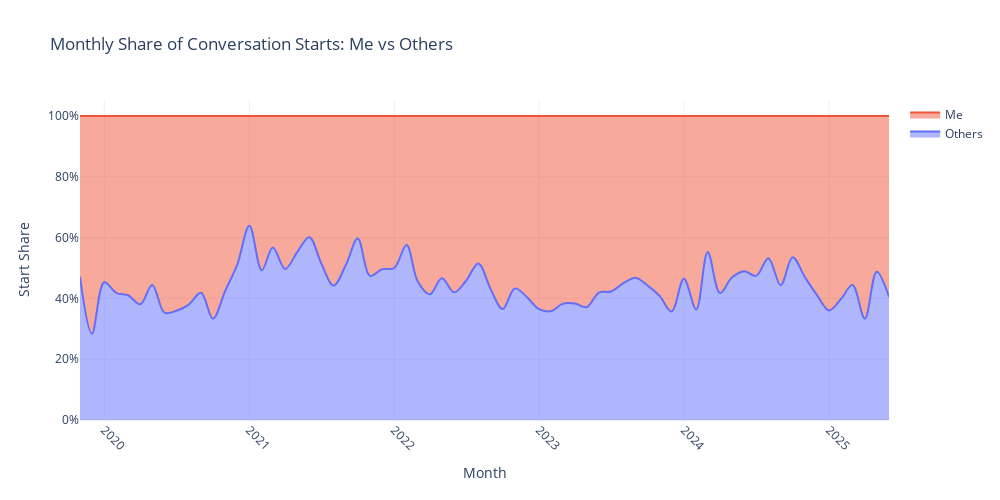

Notebook code cell kept with this figure:
### Markdown cell above
## Conversation Starter

### Code cell
def calculate_time_diff_by_id(df, time_col, id_col):
    df = df.sort_values(by=[id_col, time_col])
    df['prev_time'] = df.groupby(id_col)[time_col].shift(1)
    df['time_diff'] = df[time_col] - df['prev_time']
    df = df.drop('prev_time', axis=1)
    df['conversationStarter'] = ~(df['time_diff'] < datetime.timedelta(hours=24))
    df = df[df['conversationStarter']].drop(['conversationStarter', 'time_diff'], axis=1)
    return df

preprocessed_message_with_diff_df = calculate_time_diff_by_id(preprocessed_message_df.copy(), 'date', 'chat_id')

sender_monthly = preprocessed_message_with_diff_df.groupby(
    ['month', 'from_me']).size().unstack(fill_value=0)
sender_monthly.columns = ['Others', 'Me']

sender_share = sender_monthly.div(sender_monthly.sum(axis=1), axis=0)

fig = go.Figure()

for sender in sender_share.columns:
    fig.add_trace(go.Scatter(
        x=sender_share.index,
        y=sender_share[sender],
        mode='lines',
        name=sender,
        stackgroup='one',
        line=dict(shape='spline'),
        hovertemplate='%{fullData.name}: %{y:.2%}<extra></extra>'
    ))

fig.update_layout(
    title='Monthly Share of Conversation Starts: Me vs Others',
    xaxis_title='Month',
    yaxis_title='Start Share',
    yaxis=dict(tickformat='.0%'),
    hovermode='x unified',
    template='plotly_white',
    width=1000,
    height=500
)

fig.update_xaxes(tickangle=45)
fig.show()
fig.write_image(os.path.join(PLOT_DIR, "start_share.png"), width=1000)

### Figure 1 — Plotly figure (JSON) as saved in the notebook; plotly's stock layout.template omitted (floating-point values rounded to 4 significant figures)
{"data": [{"hovertemplate": "%{fullData.name}: %{y:.2%}<extra></extra>", "line": {"shape": "spline"}, "mode": "lines", "name": "Others", "stackgroup": "one", "type": "scatter", "x": ["2019-11", "2019-12", "2020-01", "2020-02", "2020-03", "2020-04", "2020-05", "2020-06", "2020-07", "2020-08", "2020-09", "2020-10", "2020-11", "2020-12", "2021-01", "2021-02", "2021-03", "2021-04", "2021-05", "2021-06", "2021-07", "2021-08", "2021-09", "2021-10", "2021-11", "2021-12", "2022-01", "2022-02", "2022-03", "2022-04", "2022-05", "2022-06", "2022-07", "2022-08", "2022-09", "2022-10", "2022-11", "2022-12", "2023-01", "2023-02", "2023-03", "2023-04", "2023-05", "2023-06", "2023-07", "2023-08", "2023-09", "2023-10", "2023-11", "2023-12", "2024-01", "2024-02", "2024-03", "2024-04", "2024-05", "2024-06", "2024-07", "2024-08", "2024-09", "2024-10", "2024-11", "2024-12", "2025-01", "2025-02", "2025-03", "2025-04", "2025-05", "2025-06"], "y": [0.4714, 0.2842, 0.4531, 0.4176, 0.4103, 0.381, 0.4444, 0.3529, 0.3594, 0.3797, 0.4183, 0.3333, 0.425, 0.5102, 0.6391, 0.4923, 0.5676, 0.4966, 0.5513, 0.6013, 0.5155, 0.442, 0.5098, 0.5968, 0.4741, 0.4957, 0.5, 0.5755, 0.4567, 0.4138, 0.466, 0.4198, 0.4581, 0.5148, 0.4305, 0.3651, 0.4328, 0.4048, 0.3645, 0.3582, 0.3821, 0.3832, 0.3714, 0.4192, 0.4229, 0.4491, 0.4683, 0.4427, 0.4078, 0.3571, 0.4646, 0.3636, 0.5524, 0.4173, 0.4685, 0.4894, 0.4741, 0.5324, 0.4432, 0.5357, 0.4701, 0.4118, 0.3605, 0.4, 0.4444, 0.3333, 0.4878, 0.4054]}, {"hovertemplate": "%{fullData.name}: %{y:.2%}<extra></extra>", "line": {"shape": "spline"}, "mode": "lines", "name": "Me", "stackgroup": "one", "type": "scatter", "x": ["2019-11", "2019-12", "2020-01", "2020-02", "2020-03", "2020-04", "2020-05", "2020-06", "2020-07", "2020-08", "2020-09", "2020-10", "2020-11", "2020-12", "2021-01", "2021-02", "2021-03", "2021-04", "2021-05", "2021-06", "2021-07", "2021-08", "2021-09", "2021-10", "2021-11", "2021-12", "2022-01", "2022-02", "2022-03", "2022-04", "2022-05", "2022-06", "2022-07", "2022-08", "2022-09", "2022-10", "2022-11", "2022-12", "2023-01", "2023-02", "2023-03", "2023-04", "2023-05", "2023-06", "2023-07", "2023-08", "2023-09", "2023-10", "2023-11", "2023-12", "2024-01", "2024-02", "2024-03", "2024-04", "2024-05", "2024-06", "2024-07", "2024-08", "2024-09", "2024-10", "2024-11", "2024-12", "2025-01", "2025-02", "2025-03", "2025-04", "2025-05", "2025-06"], "y": [0.5286, 0.7158, 0.5469, 0.5824, 0.5897, 0.619, 0.5556, 0.6471, 0.6406, 0.6203, 0.5817, 0.6667, 0.575, 0.4898, 0.3609, 0.5077, 0.4324, 0.5034, 0.4487, 0.3987, 0.4845, 0.558, 0.4902, 0.4032, 0.5259, 0.5043, 0.5, 0.4245, 0.5433, 0.5862, 0.534, 0.5802, 0.5419, 0.4852, 0.5695, 0.6349, 0.5672, 0.5952, 0.6355, 0.6418, 0.6179, 0.6168, 0.6286, 0.5808, 0.5771, 0.5509, 0.5317, 0.5573, 0.5922, 0.6429, 0.5354, 0.6364, 0.4476, 0.5827, 0.5315, 0.5106, 0.5259, 0.4676, 0.5568, 0.4643, 0.5299, 0.5882, 0.6395, 0.6, 0.5556, 0.6667, 0.5122, 0.5946]}], "layout": {"height": 500, "hovermode": "x unified", "title": {"text": "Monthly Share of Conversation Starts: Me vs Others"}, "width": 1000, "xaxis": {"tickangle": 45, "title": {"text": "Month"}}, "yaxis": {"tickformat": ".0%", "title": {"text": "Start Share"}}}}
